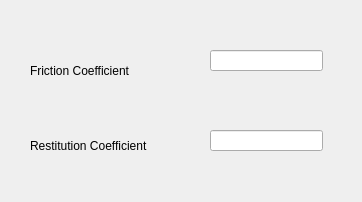
<?xml version="1.0" encoding="UTF-8"?>
<ui version="4.0">
 <class>WidgetCreateFrictionForce</class>
 <widget class="QDialog" name="WidgetCreateFrictionForce">
  <property name="geometry">
   <rect>
    <x>0</x>
    <y>0</y>
    <width>362</width>
    <height>202</height>
   </rect>
  </property>
  <property name="windowTitle">
   <string>Dialog</string>
  </property>
  <widget class="QLabel" name="_frictionLabel">
   <property name="geometry">
    <rect>
     <x>30</x>
     <y>50</y>
     <width>141</width>
     <height>41</height>
    </rect>
   </property>
   <property name="text">
    <string>Friction Coefficient</string>
   </property>
   <property name="wordWrap">
    <bool>true</bool>
   </property>
   <property name="buddy">
    <cstring>_frictionLineEdit</cstring>
   </property>
  </widget>
  <widget class="QLabel" name="_restitutionLabel">
   <property name="geometry">
    <rect>
     <x>30</x>
     <y>120</y>
     <width>151</width>
     <height>51</height>
    </rect>
   </property>
   <property name="sizeIncrement">
    <size>
     <width>10</width>
     <height>5</height>
    </size>
   </property>
   <property name="text">
    <string>Restitution Coefficient</string>
   </property>
   <property name="wordWrap">
    <bool>true</bool>
   </property>
   <property name="buddy">
    <cstring>_restitutionLineEdit</cstring>
   </property>
  </widget>
  <widget class="QLineEdit" name="_frictionLineEdit">
   <property name="geometry">
    <rect>
     <x>210</x>
     <y>50</y>
     <width>113</width>
     <height>21</height>
    </rect>
   </property>
  </widget>
  <widget class="QLineEdit" name="_restitutionLineEdit">
   <property name="geometry">
    <rect>
     <x>210</x>
     <y>130</y>
     <width>113</width>
     <height>21</height>
    </rect>
   </property>
  </widget>
 </widget>
 <tabstops>
  <tabstop>_frictionLineEdit</tabstop>
  <tabstop>_restitutionLineEdit</tabstop>
 </tabstops>
 <resources/>
 <connections/>
</ui>
